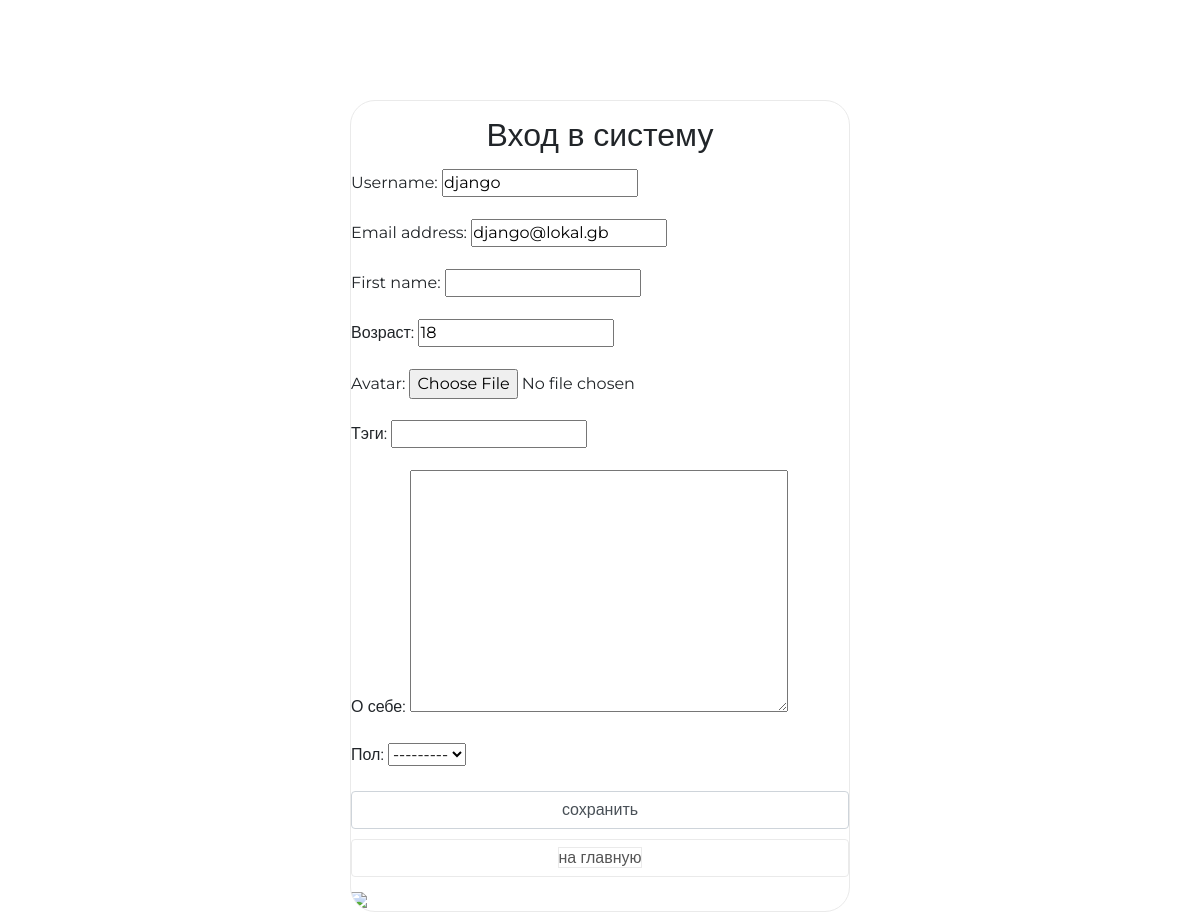
Screenshot of /auth/edit/ (signed in) with the database file from the repository.
### authapp/models.py (models this page shows, shortened)
class ShopUser(AbstractUser):
    avatar = models.ImageField(upload_to='users_avatars', blank=True)
    age = models.PositiveSmallIntegerField(verbose_name='возраст', default=18)
    activation_key = models.CharField(max_length=128, blank=True)
    activation_key_expires = models.DateTimeField(verbose_name='актуальность ключа', auto_now_add=True, blank=True, null=True)

### authapp/views.py (the view)
# urls.py: path('edit/', authapp.edit, name='edit'),
def edit(request):
    if request.method == 'POST':
        edit_form = ShopUserEditForm(request.POST, request.FILES, instance=request.user)
        profile_form = ShopUserProfileEditForm(request.POST, instance=request.user.shopuserprofile)
        if edit_form.is_valid() and profile_form.is_valid():
            edit_form.save()
            return HttpResponseRedirect(reverse('auth:edit'))
    else:
        edit_form = ShopUserEditForm(instance=request.user)
        profile_form = ShopUserProfileEditForm(instance=request.user.shopuserprofile)
    content = {
        'title': 'редоктирование',
        'edit_form': edit_form,
        'profile_form': profile_form
    }
    return render(request, 'authapp/edit.html', content)

### authapp/forms.py (shortened to what this page needs)
class ShopUserEditForm(UserChangeForm):
    class Meta:
        model = ShopUser
        fields = ('username', 'email', 'first_name', 'age', 'avatar', 'password')
    def __init__(self, *args, **kwargs):
        super().__init__(*args, **kwargs)
        for field_name, field in self.fields.items():
            field.widget.attrs['class'] = 'from-control'
            field.help_text = ''
            if field_name == 'password':
                field.widget = forms.HiddenInput()

class ShopUserProfileEditForm(forms.ModelForm):
    class Meta:
        model = ShopUserProfile
        fields = ('tag_line', 'about_me', 'gender',)
    def __init__(self, *args, **kwargs):
        super().__init__(*args, **kwargs)
        for field_name, field in self.fields.items():
            field.widget.attrs['class'] = 'from-control'
            field.help_text = ''

### mainapp/context_processors.py (called while the page is built)
def basket(request):
    basket_list = []
    if request.user.is_authenticated:
        basket_list = Basket.objects.filter(user=request.user)
    return {
        'basket': basket_list
    }

### authapp/templates/authapp/edit.html (shortened to what this page needs)
{% extends 'authapp/base.html' %}
{% load static %}
{% block content %}
    <form class="form-horizontal" action="{% url 'auth:edit' %}" method="post" enctype="multipart/form-data">
        {{ edit_form.as_p }}
        {{ profile_form.as_p }}
        <input type="submit" value="сохранить" class="form-control" />
    </form>
    <button class="btn btn-link form-control">
        <a href="{% url 'main' %}">
            на главную
        </a>
    </button>
    <div class="">
        <img src="/media/{{user.avatar}}">
    </div>
{% endblock %}

### static/style.css (style rules this page uses)
* { margin: 0; padding: 0; }
body { font-family: 'Montserrat', sans-serif; }
html, body { height: 100%; }
.login .form-control[type="submit"] { margin: 10px auto; }
.login button { border: 1px solid #eaeaea; margin-bottom: 10px; text-decoration: none; display: block; width: 100%; }
.login button a, .login button a:hover { border: 1px solid #eaeaea; color: #555; text-decoration: none; }
.login form { margin-bottom: 10px; }

### rows the page displays
ShopUser: username "django", email "django@lokal.gb", age "18"
